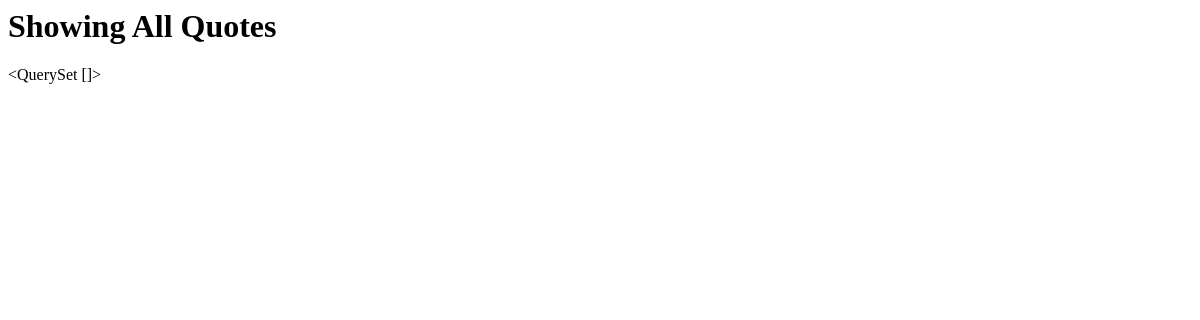
/quotes/all, run on an earlier commit of the app's database.
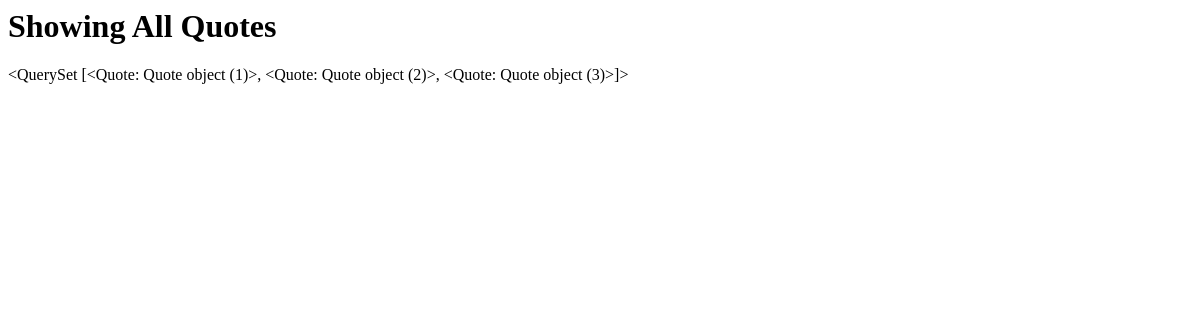
And on a later commit of the database.
### quotes/models.py (models this page shows, shortened)
class Quote(models.Model):
    text = models.TextField(blank=True)
    person = models.ForeignKey(Person, on_delete=models.CASCADE)

### quotes/views.py (the view)
# urls.py: path('', HomePageView.as_view(), name='home'),
class HomePageView(ListView):
    model = Quote # retrieve Quote objects from the database
    template_name = "quotes/home.html"
    context_object_name = "quotes"

### quotes/templates/quotes/home.html
<h1> Showing All Quotes</h1>
{{quotes}}

What changed in the data, as far as the page shows it:
added Quote: id "<QuerySet [<Quote: Quote object (1)>, <Quote: Quote object (2)>, <Quote: Quote object (3)>]>"
Also different on the page:
{{ quotes }}: "<QuerySet []>" → (not shown)
